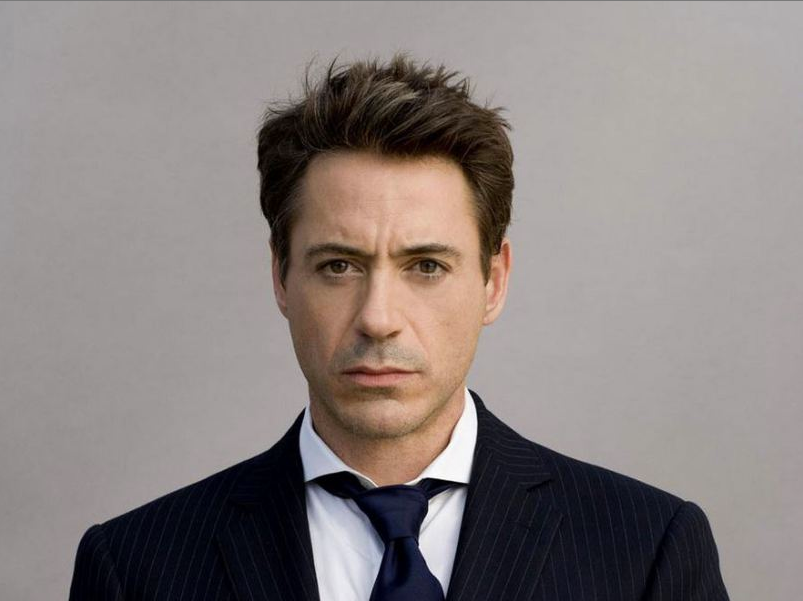
#> input picture rdj.png, 803 x 601 px
$ python face_detector.py
#> lines starting #> are read from the running program, lines starting #| are printed output that depends on the picture
import cv2


#Load data to train the bot
trained_face_data = cv2.CascadeClassifier('frontal_face.xml')

#chose an img to detect faces in
img = cv2.imread('rdj.png')
#> img is the input picture: shape (601, 803, 3); mean B, G, R 127.3, 129.4, 137.5

#Convert the image to grayscale
gray_scale_img = cv2.cvtColor(img, cv2.COLOR_BGR2GRAY)
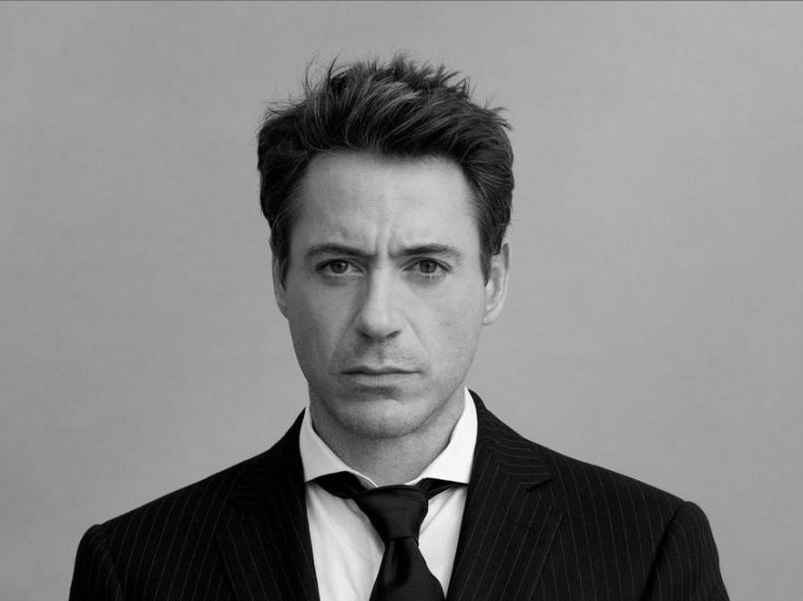
#> gray_scale_img: shape (601, 803); min 0, max 255, mean 131.5

#Detect Faces
face_coordinates = trained_face_data.detectMultiScale(gray_scale_img)
#> face_coordinates = [[251, 167, 262, 262]]

print(face_coordinates)
#| [[251 167 262 262]]
cv2.imshow("First ML Proyect", gray_scale_img)
cv2.waitKey()
